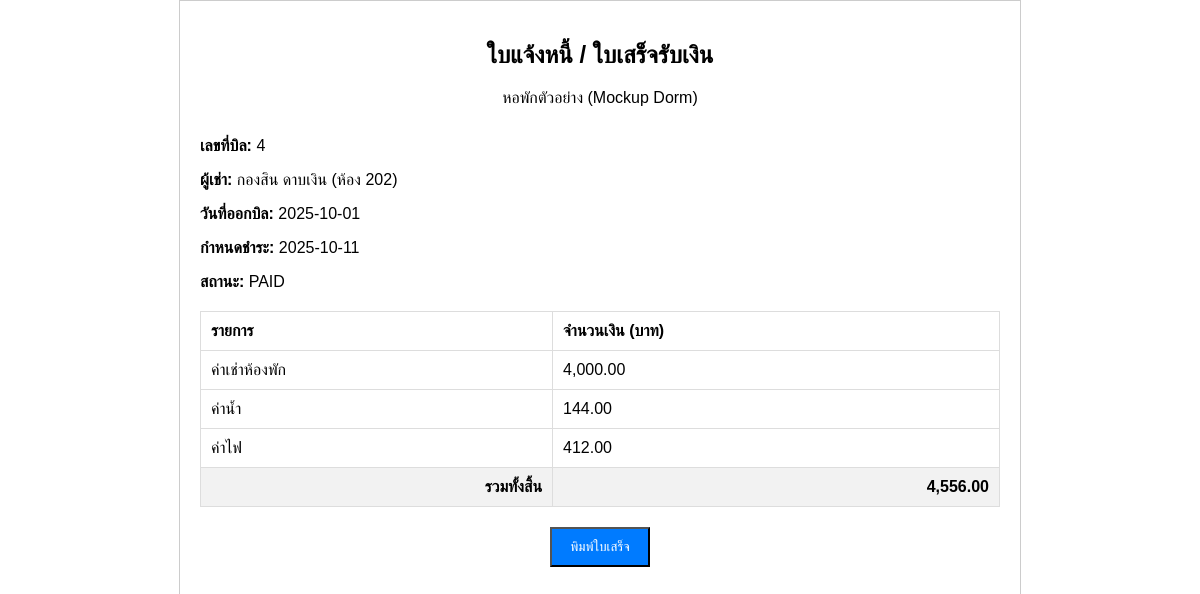
The page /billings/receipt.php?id=4 on the database its author committed.
### tables this page shows
CREATE TABLE billings (
    billing_id INT AUTO_INCREMENT PRIMARY KEY,
    lease_id INT,
    billing_date DATE,
    due_date DATE,
    rent_amount DECIMAL(10,2),
    water_bill DECIMAL(10,2),
    electric_bill DECIMAL(10,2),
    total_amount DECIMAL(10,2),
    status ENUM('unpaid','paid','overdue') DEFAULT 'unpaid',
    FOREIGN KEY (lease_id) REFERENCES leases(lease_id)
);

CREATE TABLE tenants (
    tenant_id INT AUTO_INCREMENT PRIMARY KEY,
    full_name VARCHAR(100) NOT NULL,
    phone VARCHAR(20),
    email VARCHAR(100),
    id_number VARCHAR(20),
    created_at TIMESTAMP DEFAULT CURRENT_TIMESTAMP
);

CREATE TABLE rooms (
    room_id INT AUTO_INCREMENT PRIMARY KEY,
    room_number VARCHAR(10) NOT NULL,
    floor INT,
    room_type VARCHAR(50),
    price_per_month DECIMAL(10,2),
    status ENUM('available','occupied','maintenance') DEFAULT 'available'
);

### public_html/billings/receipt.php (the view, shortened to what this page needs)
<?php
include('../config/db_connect.php');
if(isset($_GET['id'])){
    $id = $_GET['id'];
    $sql = "SELECT b.*, t.full_name, r.room_number
            FROM billings b
            LEFT JOIN leases l ON b.lease_id = l.lease_id
            LEFT JOIN tenants t ON l.tenant_id = t.tenant_id
            LEFT JOIN rooms r ON l.room_id = r.room_id
            WHERE b.billing_id = ?";
    $stmt = $conn->prepare($sql);
    $stmt->bind_param("i", $id);
    $stmt->execute();
    $result = $stmt->get_result();
    $bill = $result->fetch_assoc();
}
?>
<!DOCTYPE html>
<html lang="th">
<head>
</head>
<body>
    <div class="header">
        <h2>ใบแจ้งหนี้ / ใบเสร็จรับเงิน</h2>
        <p>หอพักตัวอย่าง (Mockup Dorm)</p>
    </div>
    <div class="info">
        <p><b>เลขที่บิล:</b> <?= $bill['billing_id'] ?></p>
        <p><b>ผู้เช่า:</b> <?= htmlspecialchars($bill['full_name']) ?> (ห้อง <?= htmlspecialchars($bill['room_number']) ?>)</p>
        <p><b>วันที่ออกบิล:</b> <?= $bill['billing_date'] ?></p>
        <p><b>กำหนดชำระ:</b> <?= $bill['due_date'] ?></p>
        <p><b>สถานะ:</b> <?= strtoupper($bill['status']) ?></p>
    </div>
    <table>
        <tr>
            <th>รายการ</th>
            <th>จำนวนเงิน (บาท)</th>
        </tr>
        <tr>
            <td>ค่าเช่าห้องพัก</td>
            <td><?= number_format($bill['rent_amount'], 2) ?></td>
        </tr>
        <tr>
            <td>ค่าน้ำ</td>
            <td><?= number_format($bill['water_bill'], 2) ?></td>
        </tr>
        <tr>
            <td>ค่าไฟ</td>
            <td><?= number_format($bill['electric_bill'], 2) ?></td>
        </tr>
        <tr>
            <td class="total">รวมทั้งสิ้น</td>
            <td class="total"><?= number_format($bill['total_amount'], 2) ?></td>
        </tr>
    </table>
    <button onclick="window.print()" class="btn-print">พิมพ์ใบเสร็จ</button>
</body>
</html>

### public_html/billings/receipt.php (style rules this page uses)
body { font-family: 'Sarabun', sans-serif; max-width: 800px; margin: 0 auto; padding: 20px; border: 1px solid #ccc; }
.header { text-align: center; margin-bottom: 30px; }
.info { margin-bottom: 20px; }
table { width: 100%; border-collapse: collapse; margin-top: 20px; }
th, td { border: 1px solid #ddd; padding: 10px; text-align: left; }
.total { font-weight: bold; text-align: right; background-color: #f2f2f2; }
.btn-print { display: block; width: 100px; margin: 20px auto; padding: 10px; background: #007bff; color: white; text-align: center; text-decoration: none; cursor: pointer; }

### rows shown on the page
billings: billing_id "4", tenants.full_name "กองสิน ดาบเงิน", rooms.room_number "202", billing_date "2025-10-01", due_date "2025-10-11", status "PAID", rent_amount "4,000.00", water_bill "144.00", electric_bill "412.00", total_amount "4,556.00"
